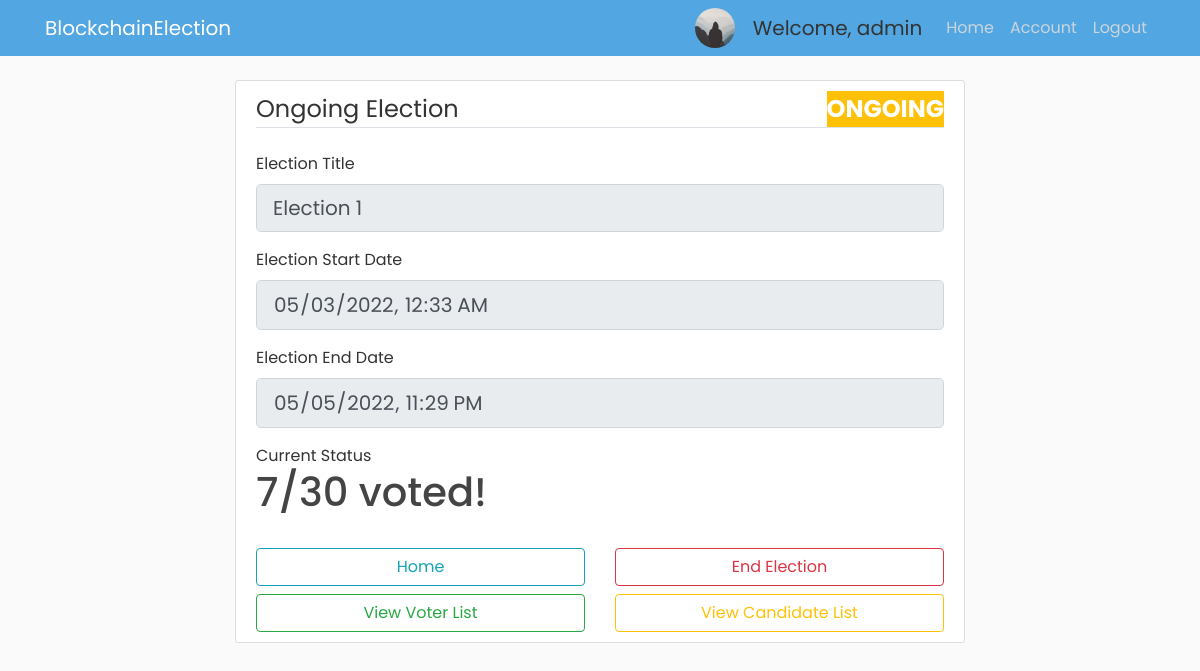
The page /election/E2/view (signed in) on the database as committed earlier.
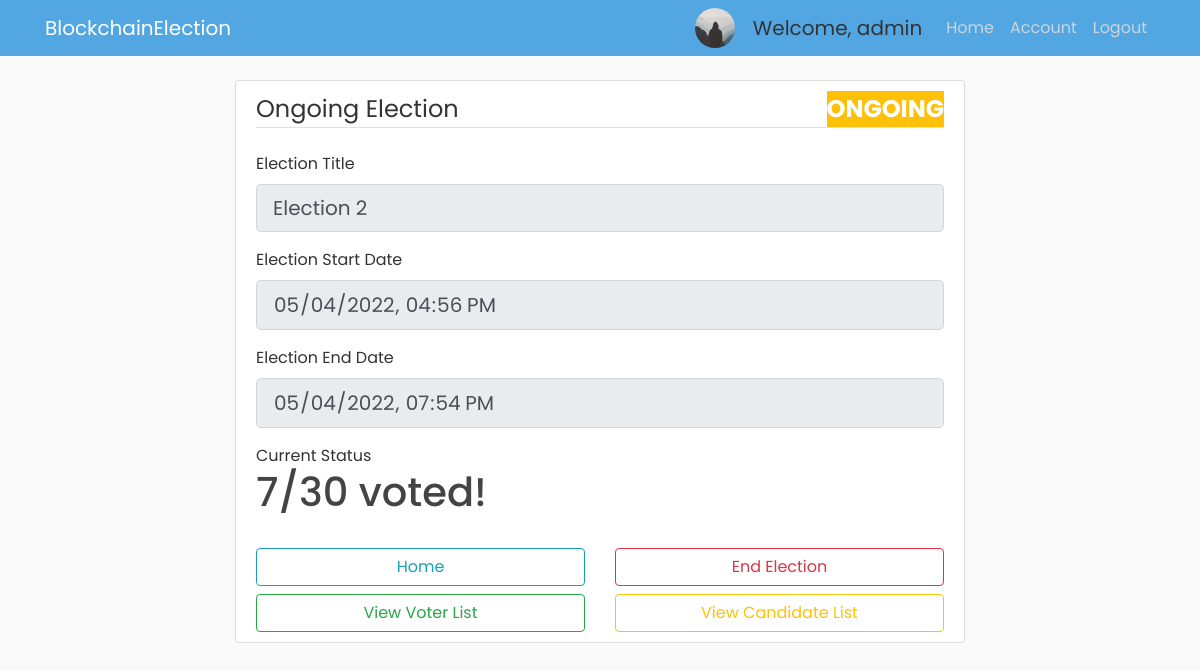
The same page on the database as committed later.
### app/models.py (models this page shows, shortened)
class Election(db.Model):
    election_id = db.Column(db.String(5), primary_key=True, nullable=False)
    election_title = db.Column(db.String(255), nullable=False)
    create_date = db.Column(db.DateTime, nullable=False, default=datetime.utcnow)
    start_date = db.Column(db.DateTime, nullable=False, default=datetime.utcnow)
    end_date = db.Column(db.DateTime, db.CheckConstraint("end_date > start_date"), nullable=False)
    public_key = db.Column(db.Text, nullable=False)
    max_attempt = db.Column(db.Integer, nullable=False, default=3)
    election_state = db.Column(db.String(30), db.CheckConstraint("election_state in ('upcoming', 'ongoing', 'over', 'counting_finished','past')"))
    results_published = db.Column(db.Boolean, nullable=False, default=False)

### app/routes.py (the view, shortened to what this page needs)
@app.route("/election/<id>/view", methods=['GET', 'POST'])
@login_required
def view_election(id):
    curr_election = Election.query.where(Election.election_id==id).first()
    if curr_election.election_state == 'upcoming':
        bg_color_election_state = "bg-primary"
    elif curr_election.election_state == 'ongoing':
        bg_color_election_state = "bg-warning"
    elif curr_election.election_state == "over":
        bg_color_election_state = "bg-info"
    elif curr_election.election_state == "past":
        bg_color_election_state = "bg-success"
    elif curr_election.election_state == "counting_finished":
        bg_color_election_state = "bg-danger"
    if current_user.is_admin and curr_election.election_state == 'upcoming':
        form = NewElectionForm(obj=curr_election)
        if form.validate_on_submit():
            if form.submit.data:
                curr_election.election_title = form.election_title.data
                curr_election.start_date=form.start_date.data
                curr_election.max_attempt=form.max_attempt.data
                curr_election.public_key=form.public_key.data
                db.session.commit()
                flash('Election Modified Successfully!', 'success')
                return redirect(url_for('gen_voter_list', election_id=curr_election.election_id))
            elif form.generate_keys.data:
                pubkey, privkey = paillier.generate_key_pair()
                pubkey_json = json.loads(pubkey)
                privkey_json = json.loads(privkey)
                form.public_key.data = pubkey_json["n"]
                form.private_key_p.data = privkey_json["p"]
                form.private_key_q.data = privkey_json["q"]
                return render_template("modify_election.html", private_key=privkey, election_id=curr_election.election_id, bg_color_election_state=bg_color_election_state, election_state=curr_election.election_state, title="Modify Election", form=form)
            elif form.delete_election.data:
                Election.query.filter_by(election_id=curr_election.election_id).delete()
                db.session.commit()
                flash('Successfully Deleted that Election!', 'success')
                return redirect(url_for('home'))
        else:
            return render_template("modify_election.html", election_id=curr_election.election_id, bg_color_election_state=bg_color_election_state, election_state=curr_election.election_state,title="Modify Election", form=form)
    elif current_user.is_admin and curr_election.election_state == 'ongoing':
        form = NewElectionForm(obj=curr_election)
        if form.home.data:
            return redirect(url_for('home'))
        elif form.end_election.data:
            curr_election.election_state = 'over'
            curr_election.end_date = datetime.now()
            db.session.commit()
            flash('Election Terminated the Election', 'success')
            return redirect(url_for('home'))
        for field in form:
            field.render_kw = {"readonly": True}
        return render_template("admin_ongoing_election.html", election_id=curr_election.election_id, bg_color_election_state=bg_color_election_state, election_state=curr_election.election_state, title="Ongoing Election", form=form)
    elif curr_election.election_state == 'past':
        return "Summary page"
    elif not current_user.is_admin and curr_election.election_state == 'over' or curr_election.election_state == 'counting_finished':
        return "Results are yet to be published"

### app/forms.py (shortened to what this page needs)
class NewElectionForm(FlaskForm):
    election_title = StringField('Election Title', validators=[DataRequired()])
    start_date = DateTimeLocalField('Election Start Date', default=time_util.hour_rounder(datetime.now()), format='%Y-%m-%dT%H:%M', validators=[DataRequired()])
    end_date = DateTimeLocalField('Election End Date', format='%Y-%m-%dT%H:%M', validators=[DataRequired()])
    public_key = StringField('Public Key', render_kw={'readonly': True})
    private_key_p = StringField('Private Key', render_kw={'readonly': True})
    private_key_q = StringField('Private Key', render_kw={'readonly': True})
    max_attempt = IntegerField('Max Retries Allowed', default=3, validators=[DataRequired(), NumberRange(min=3, max=10)])
    submit = SubmitField('Save and Proceed to Generate Voter List')
    generate_keys = SubmitField('Generate New Key Pair')
    home = SubmitField("Home")
    end_election = SubmitField("End Election")
    start_counting = SubmitField("Start Counting Process")
    delete_election = SubmitField("Delete Election")
    publish_results = SubmitField("Publish Results")

### app/models.py (called while the page is built)
@login_manager.user_loader
def load_user(user_id):
    return Voter.query.get(int(user_id))

### app/templates/admin_ongoing_election.html (shortened to what the changed rows need)
{% extends "admin_base.html" %}
{% block content %}
<div class="content-section">
    <form action="" method="POST">
      <fieldset class="form-group">
        <legend class="border-bottom mb-4">Ongoing Election
          <span class="{{ bg_color_election_state }} font-weight-bold text-white float-right">{{ election_state|replace('_', ' ')|upper  }}</span>
        </legend>
        <div class="form-group">
          {{ form.election_title.label(class="form-control-label") }}
          {% if form.election_title.errors%}
            {{ form.election_title(class="form-control form-control-lg is-invalid") }}
            <div class="invalid-feedback">
              {% for error in form.election_title.errors %}
              <span>{{ error }}</span>
              {% endfor %}
            </div>
          {% else %}
            {{ form.election_title(class="form-control form-control-lg") }}
            {% endif %}
        </div>
        <div class="form-group mt-2">
          {{ form.start_date.label(class="form-control-label") }}
          {% if form.start_date.errors %}
            {{ form.start_date(class="datetime form-control form-control-lg is-invalid") }}
            <div class="invalid-feedback">
              {% for error in form.start_date.errors %}
              <span>{{ error }}</span>
              {% endfor %}
            </div>
          {% else %}
          {{ form.start_date(class="datetime form-control form-control-lg") }}
          {% endif %}
        </div>
        <div class="form-group mt-2">
          {{ form.end_date.label(class="form-control-label") }}
          {% if form.end_date.errors %}
            {{ form.end_date(class="datetime form-control form-control-lg is-invalid") }}
            <div class="invalid-feedback">
              {% for error in form.end_date.errors %}
              <span>{{ error }}</span>
              {% endfor %}
            </div>
          {% else %}
            {{ form.end_date(class="datetime form-control form-control-lg") }}
          {% endif %}
        </div>
        <div class="form-group mt-2">
            <h1>7/30 voted!</h1>
        </div>
      </fieldset>
    </form>
  </div>
{% endblock content %}

Rows that differ between the two databases and show on the page:
changed Election "ONGOING": election_title "Election 1" → "Election 2"; start_date "05/03/2022 00:33" → "05/04/2022 16:56"; end_date "05/05/2022 23:29" → "05/04/2022 19:54"
